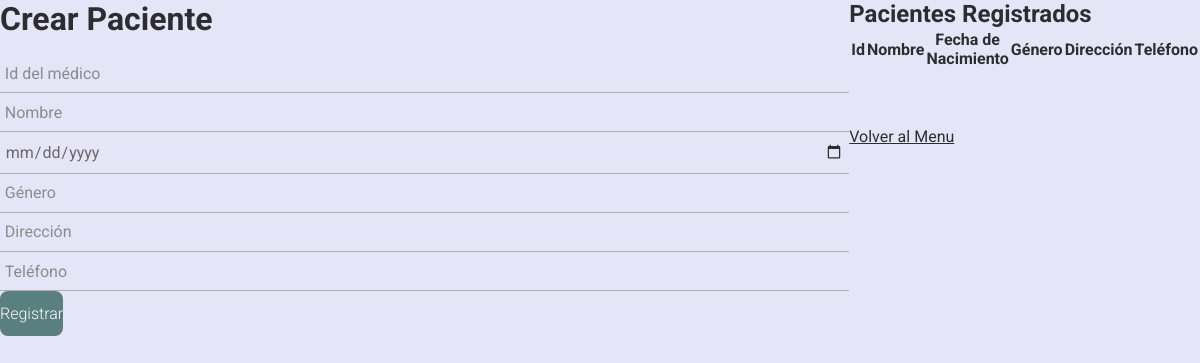
The app's page /pacientes/registro_pacientes.php, older data.
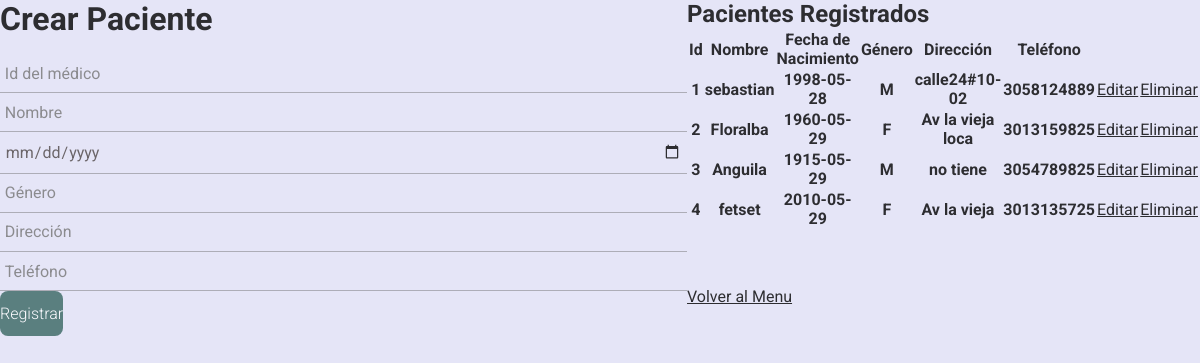
The same page, newer data.
### tables this page shows
CREATE TABLE `pacientes` (
  `id` int(11) NOT NULL,
  `nombre` varchar(100) NOT NULL,
  `fechaNacimiento` date NOT NULL,
  `genero` varchar(10) NOT NULL,
  `direccion` varchar(200) NOT NULL,
  `telefono` varchar(15) NOT NULL
);

### pacientes/registro_pacientes.php (the view, shortened to what this page needs)
<?php
$con = connection();
$sql = "SELECT * FROM pacientes";
$query = mysqli_query($con, $sql);
?>
<!DOCTYPE html>
<html lang="en">
<head>
    <link rel="stylesheet" href="../CSS/estilos.css">
</head>
<body>
    <div class="form_group">
        <form action="" method="POST">
            <h1 class="form_title">Crear Paciente</h1>
            <input class="form_input" type="number" name="id" placeholder="Id del médico" required>
            <input class="form_input" type="text" name="nombre" placeholder="Nombre" required>
            <input class="form_input" type="date" name="fechaNacimiento" placeholder="Fecha de Nacimiento" required>
            <input class="form_input" type="text" name="genero" placeholder="Género" required>
            <input class="form_input" type="text" name="direccion" placeholder="Dirección" required>
            <input class="form_input" type="text" name="telefono" placeholder="Teléfono" required>
            <input class="form_submit" type="submit" value="Registrar">
        </form>
    </div>
    <div class="form_group">
        <h2>Pacientes Registrados</h2>
        <table>
            <thead>
                <tr>
                    <th>Id</th>
                    <th>Nombre</th>
                    <th>Fecha de Nacimiento</th>
                    <th>Género</th>
                    <th>Dirección</th>
                    <th>Teléfono</th>
                </tr>
            </thead>
            <tbody>
                <?php
                while ($row = mysqli_fetch_array($query)):
                    ?>
                    <tr>
                        <th>
                            <?= $row['id'] ?>
                        </th>
                        <th>
                            <?= $row['nombre'] ?>
                        </th>
                        <th>
                            <?= $row['fechaNacimiento'] ?>
                        </th>
                        <th>
                            <?= $row['genero'] ?>
                        </th>
                        <th>
                            <?= $row['direccion'] ?>
                        </th>
                        <th>
                            <?= $row['telefono'] ?>
                        </th>
                        <th><a href="editar_pacientes.php?id=<?= $row['id'] ?>" class="form_link">Editar</a></th>
                        <th><a href="eliminar_pacientes.php?id=<?= $row['id'] ?>" class="form_link"
                                onclick="return confirm('¿Estás seguro de que quieres eliminar este paciente?')">Eliminar</a>
                        </th>
                    </tr>
                    <?php
                endwhile;
                ?>
            </tbody>
        </table>
        <br><br><br>
        <a href="../menu.php" class="form_link">Volver al Menu</a>
    </div>
</body>
</html>

Row changes from the older to the newer data that the page shows:
added pacientes: id "1", nombre "sebastian", fechaNacimiento "1998-05-28", genero "M", direccion "calle24#10-02", telefono "3058124889"
added pacientes: id "2", nombre "Floralba", fechaNacimiento "1960-05-29", genero "F", direccion "Av la vieja loca", telefono "3013159825"
added pacientes: id "3", nombre "Anguila", fechaNacimiento "1915-05-29", genero "M", direccion "no tiene", telefono "3054789825"
added pacientes: id "4", nombre "fetset", fechaNacimiento "2010-05-29", genero "F", direccion "Av la vieja", telefono "3013135725"
